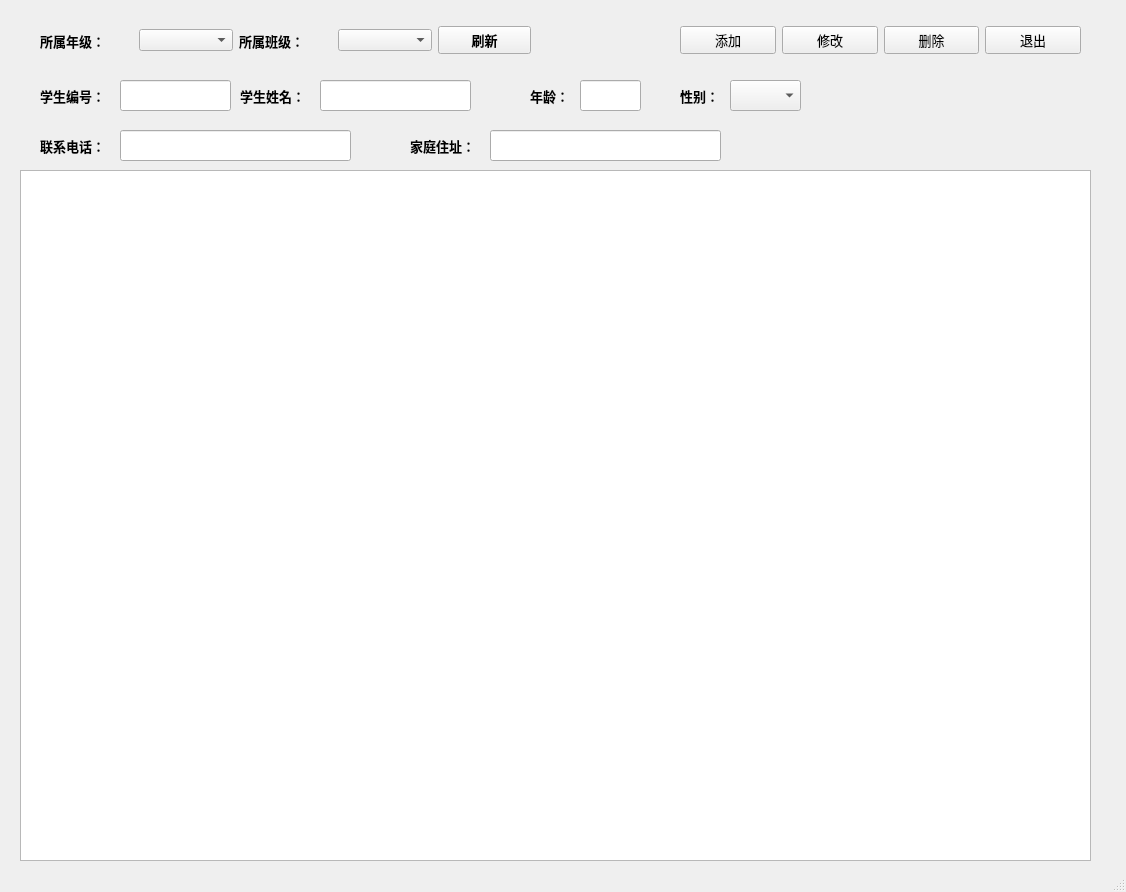
<?xml version="1.0" encoding="UTF-8"?>
<ui version="4.0">
 <class>MainWindow</class>
 <widget class="QMainWindow" name="MainWindow">
  <property name="geometry">
   <rect>
    <x>0</x>
    <y>0</y>
    <width>1126</width>
    <height>892</height>
   </rect>
  </property>
  <property name="windowTitle">
   <string>学生信息管理</string>
  </property>
  <widget class="QWidget" name="centralwidget">
   <widget class="QTableWidget" name="tableWidget">
    <property name="geometry">
     <rect>
      <x>20</x>
      <y>170</y>
      <width>1071</width>
      <height>691</height>
     </rect>
    </property>
   </widget>
   <widget class="QLabel" name="label_3">
    <property name="geometry">
     <rect>
      <x>40</x>
      <y>80</y>
      <width>81</width>
      <height>31</height>
     </rect>
    </property>
    <property name="font">
     <font>
      <family>微软雅黑</family>
      <pointsize>10</pointsize>
      <weight>75</weight>
      <bold>true</bold>
     </font>
    </property>
    <property name="text">
     <string>学生编号：</string>
    </property>
   </widget>
   <widget class="QLabel" name="label_4">
    <property name="geometry">
     <rect>
      <x>240</x>
      <y>80</y>
      <width>81</width>
      <height>31</height>
     </rect>
    </property>
    <property name="font">
     <font>
      <family>微软雅黑</family>
      <pointsize>10</pointsize>
      <weight>75</weight>
      <bold>true</bold>
     </font>
    </property>
    <property name="text">
     <string>学生姓名：</string>
    </property>
   </widget>
   <widget class="QLabel" name="label_5">
    <property name="geometry">
     <rect>
      <x>530</x>
      <y>80</y>
      <width>41</width>
      <height>31</height>
     </rect>
    </property>
    <property name="font">
     <font>
      <family>微软雅黑</family>
      <pointsize>10</pointsize>
      <weight>75</weight>
      <bold>true</bold>
     </font>
    </property>
    <property name="text">
     <string>年龄：</string>
    </property>
   </widget>
   <widget class="QLabel" name="label_6">
    <property name="geometry">
     <rect>
      <x>680</x>
      <y>80</y>
      <width>41</width>
      <height>31</height>
     </rect>
    </property>
    <property name="font">
     <font>
      <family>微软雅黑</family>
      <pointsize>10</pointsize>
      <weight>75</weight>
      <bold>true</bold>
     </font>
    </property>
    <property name="text">
     <string>性别：</string>
    </property>
   </widget>
   <widget class="QLabel" name="label_7">
    <property name="geometry">
     <rect>
      <x>40</x>
      <y>130</y>
      <width>81</width>
      <height>31</height>
     </rect>
    </property>
    <property name="font">
     <font>
      <family>微软雅黑</family>
      <pointsize>10</pointsize>
      <weight>75</weight>
      <bold>true</bold>
     </font>
    </property>
    <property name="text">
     <string>联系电话：</string>
    </property>
   </widget>
   <widget class="QLabel" name="label_9">
    <property name="geometry">
     <rect>
      <x>410</x>
      <y>130</y>
      <width>81</width>
      <height>31</height>
     </rect>
    </property>
    <property name="font">
     <font>
      <family>微软雅黑</family>
      <pointsize>10</pointsize>
      <weight>75</weight>
      <bold>true</bold>
     </font>
    </property>
    <property name="text">
     <string>家庭住址：</string>
    </property>
   </widget>
   <widget class="QLineEdit" name="editStuName">
    <property name="geometry">
     <rect>
      <x>320</x>
      <y>80</y>
      <width>151</width>
      <height>31</height>
     </rect>
    </property>
   </widget>
   <widget class="QLineEdit" name="editStuID">
    <property name="geometry">
     <rect>
      <x>120</x>
      <y>80</y>
      <width>111</width>
      <height>31</height>
     </rect>
    </property>
   </widget>
   <widget class="QLineEdit" name="editPhone">
    <property name="geometry">
     <rect>
      <x>120</x>
      <y>130</y>
      <width>231</width>
      <height>31</height>
     </rect>
    </property>
   </widget>
   <widget class="QLineEdit" name="editAge">
    <property name="geometry">
     <rect>
      <x>580</x>
      <y>80</y>
      <width>61</width>
      <height>31</height>
     </rect>
    </property>
   </widget>
   <widget class="QLineEdit" name="editAddress">
    <property name="geometry">
     <rect>
      <x>490</x>
      <y>130</y>
      <width>231</width>
      <height>31</height>
     </rect>
    </property>
   </widget>
   <widget class="QComboBox" name="cboSex">
    <property name="geometry">
     <rect>
      <x>730</x>
      <y>80</y>
      <width>71</width>
      <height>31</height>
     </rect>
    </property>
   </widget>
   <widget class="QWidget" name="">
    <property name="geometry">
     <rect>
      <x>680</x>
      <y>10</y>
      <width>401</width>
      <height>61</height>
     </rect>
    </property>
    <layout class="QHBoxLayout" name="horizontalLayout">
     <item>
      <widget class="QPushButton" name="btnAdd">
       <property name="font">
        <font>
         <family>楷体</family>
         <pointsize>10</pointsize>
         <weight>50</weight>
         <bold>false</bold>
        </font>
       </property>
       <property name="text">
        <string>添加</string>
       </property>
      </widget>
     </item>
     <item>
      <widget class="QPushButton" name="btnUpdate">
       <property name="font">
        <font>
         <family>楷体</family>
         <pointsize>10</pointsize>
         <weight>50</weight>
         <bold>false</bold>
        </font>
       </property>
       <property name="text">
        <string>修改</string>
       </property>
      </widget>
     </item>
     <item>
      <widget class="QPushButton" name="btnDelete">
       <property name="font">
        <font>
         <family>楷体</family>
         <pointsize>10</pointsize>
         <weight>50</weight>
         <bold>false</bold>
        </font>
       </property>
       <property name="text">
        <string>删除</string>
       </property>
      </widget>
     </item>
     <item>
      <widget class="QPushButton" name="btnQuit">
       <property name="font">
        <font>
         <family>楷体</family>
         <pointsize>10</pointsize>
         <weight>50</weight>
         <bold>false</bold>
        </font>
       </property>
       <property name="text">
        <string>退出</string>
       </property>
      </widget>
     </item>
    </layout>
   </widget>
   <widget class="QWidget" name="">
    <property name="geometry">
     <rect>
      <x>40</x>
      <y>20</y>
      <width>491</width>
      <height>41</height>
     </rect>
    </property>
    <layout class="QHBoxLayout" name="horizontalLayout_2">
     <item>
      <widget class="QLabel" name="label">
       <property name="font">
        <font>
         <family>微软雅黑</family>
         <pointsize>10</pointsize>
         <weight>75</weight>
         <bold>true</bold>
        </font>
       </property>
       <property name="text">
        <string>所属年级：</string>
       </property>
      </widget>
     </item>
     <item>
      <widget class="QComboBox" name="cboGrade"/>
     </item>
     <item>
      <widget class="QLabel" name="label_2">
       <property name="font">
        <font>
         <family>微软雅黑</family>
         <pointsize>10</pointsize>
         <weight>75</weight>
         <bold>true</bold>
        </font>
       </property>
       <property name="text">
        <string>所属班级：</string>
       </property>
      </widget>
     </item>
     <item>
      <widget class="QComboBox" name="cboClass"/>
     </item>
     <item>
      <widget class="QPushButton" name="btnReFrash">
       <property name="font">
        <font>
         <family>微软雅黑</family>
         <pointsize>10</pointsize>
         <weight>75</weight>
         <bold>true</bold>
        </font>
       </property>
       <property name="text">
        <string>刷新</string>
       </property>
      </widget>
     </item>
    </layout>
   </widget>
  </widget>
  <widget class="QMenuBar" name="menubar">
   <property name="geometry">
    <rect>
     <x>0</x>
     <y>0</y>
     <width>1126</width>
     <height>26</height>
    </rect>
   </property>
  </widget>
  <widget class="QStatusBar" name="statusbar"/>
 </widget>
 <resources/>
 <connections/>
</ui>
